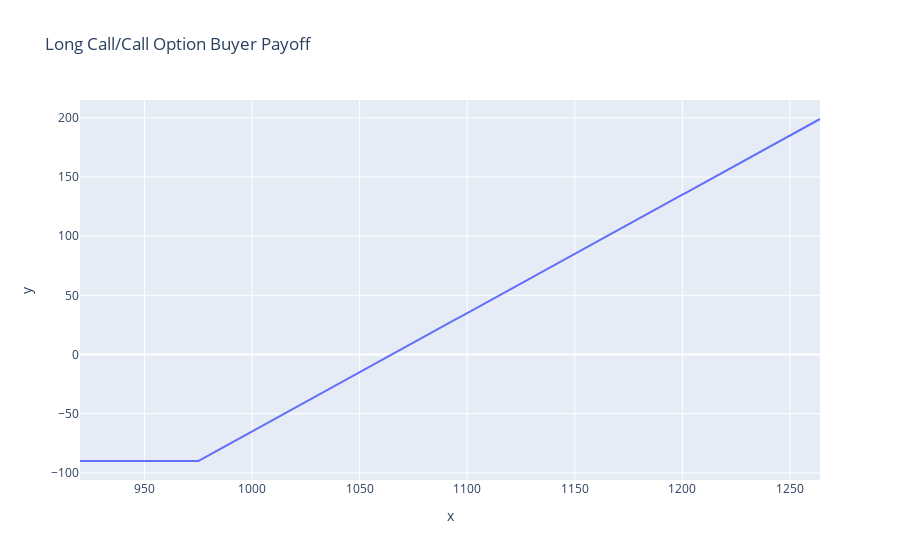

Notebook code cell kept with this figure:
### Code cell
spot=1150
strike=975
premium=90

spot_range = np.arange(0.8*spot,1.1*spot)
long_call = call_payoff(spot_range,strike,premium)

px.line(x=spot_range,y=long_call,title='Long Call/Call Option Buyer Payoff')

### Figure 1 — Plotly figure (JSON) as saved in the notebook; plotly's stock layout.template omitted (floating-point values rounded to 4 significant figures; data arrays with more than 128 entries replaced by an {"elided": "..."} marker saying what was removed)
{"data": [{"hovertemplate": "x=%{x}<br>y=%{y}<extra></extra>", "legendgroup": "", "line": {"color": "#636efa", "dash": "solid"}, "marker": {"symbol": "circle"}, "mode": "lines", "name": "", "orientation": "v", "showlegend": false, "type": "scatter", "x": {"elided": "345 int values"}, "xaxis": "x", "y": {"elided": "345 int values"}, "yaxis": "y"}], "layout": {"legend": {"tracegroupgap": 0}, "title": {"text": "Long Call/Call Option Buyer Payoff"}, "xaxis": {"anchor": "y", "domain": [0, 1], "title": {"text": "x"}}, "yaxis": {"anchor": "x", "domain": [0, 1], "title": {"text": "y"}}}}
